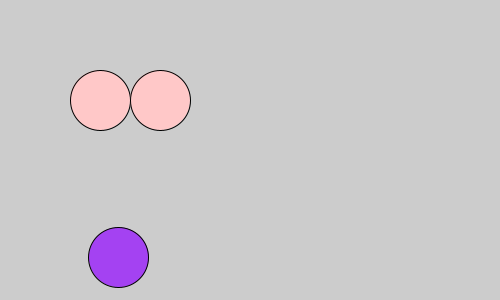
Frame 1 (no input)
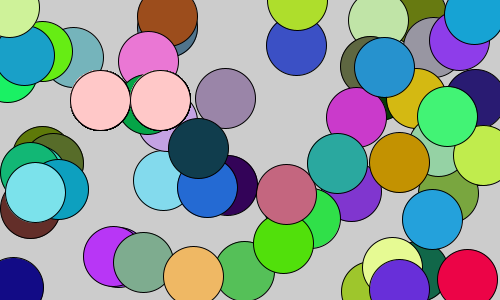
Frame 60 (the mouse pressed at the canvas centre just before this capture)
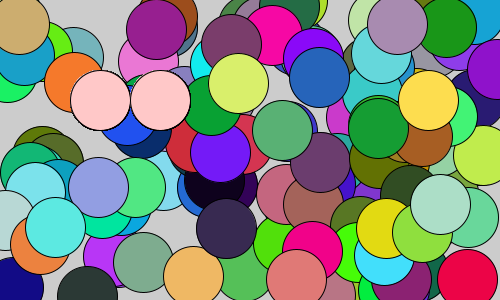
Frame 120 (the mouse held since frame 60 and released just before this capture)

The Processing sketch that drew these frames (run headless with seeded random() and noise(); from frame 60 on, the mouse is pressed at the canvas centre):

// Processing sketch: processing_170436
// ── processing_170436.pde

float circulox;
float circuloy;
int dim; 
float velocidad = 0.20; //float cuando sea decimal
int r = 300;
int g = 200;
int b = 200;

void setup (){
  size (500,300);
 
  circulox = 100;
  circuloy = 100;
  dim = 60;
  
}//fin setup

void draw (){
  
  fill (r,g,b);
  
  ellipse (circulox, circuloy, dim, dim );
  ellipse (circulox + dim, circuloy, dim, dim);
  
  fill (random (0,255), random (0,255), random (0,255));
  ellipse (random ( width ), random (height), dim, dim);
  

  println(circulox);
  
}//fin draw
